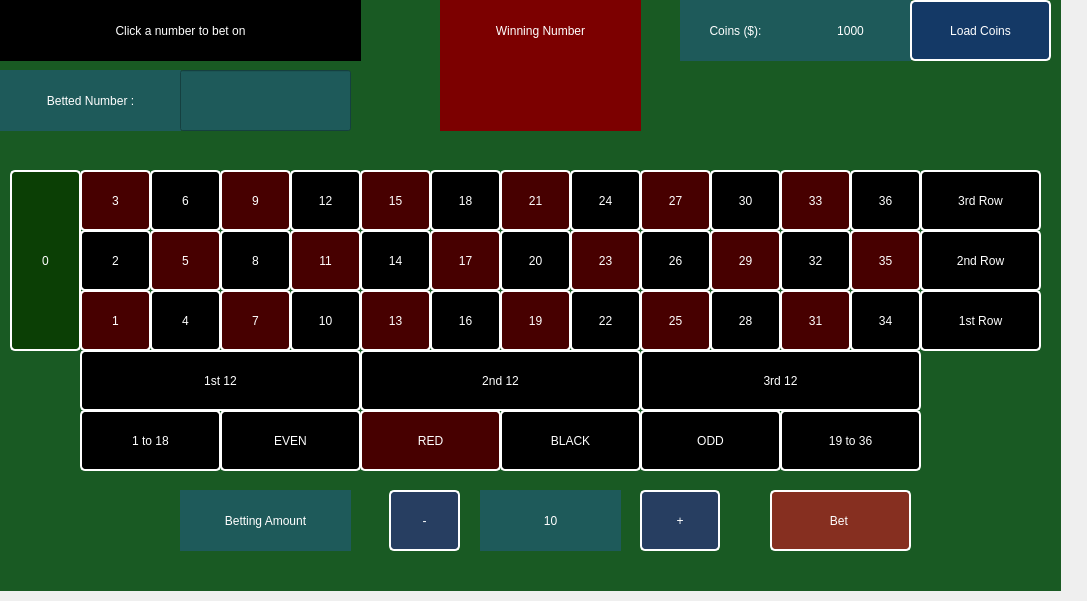
<?xml version="1.0" encoding="UTF-8"?>
<ui version="4.0">
 <class>Roulette</class>
 <widget class="QWidget" name="Roulette">
  <property name="geometry">
   <rect>
    <x>0</x>
    <y>0</y>
    <width>1087</width>
    <height>601</height>
   </rect>
  </property>
  <property name="windowTitle">
   <string>Form</string>
  </property>
  <widget class="QLabel" name="main_label">
   <property name="geometry">
    <rect>
     <x>0</x>
     <y>0</y>
     <width>1061</width>
     <height>591</height>
    </rect>
   </property>
   <property name="styleSheet">
    <string notr="true">background-color: rgb(25, 90, 35);</string>
   </property>
   <property name="text">
    <string/>
   </property>
  </widget>
  <widget class="QLabel" name="win">
   <property name="geometry">
    <rect>
     <x>440</x>
     <y>0</y>
     <width>201</width>
     <height>61</height>
    </rect>
   </property>
   <property name="styleSheet">
    <string notr="true">color: rgb(255, 255, 255);
background-color: rgb(124, 0, 0);
font: 700 15pt &quot;Segoe UI&quot;;</string>
   </property>
   <property name="text">
    <string>Winning Number</string>
   </property>
   <property name="alignment">
    <set>Qt::AlignCenter</set>
   </property>
  </widget>
  <widget class="QLabel" name="winningNumber">
   <property name="geometry">
    <rect>
     <x>440</x>
     <y>60</y>
     <width>201</width>
     <height>71</height>
    </rect>
   </property>
   <property name="styleSheet">
    <string notr="true">color: rgb(255, 255, 255);
font: 700 30pt &quot;Segoe UI&quot;;
background-color: rgb(124, 0, 0);</string>
   </property>
   <property name="text">
    <string/>
   </property>
   <property name="alignment">
    <set>Qt::AlignCenter</set>
   </property>
  </widget>
  <widget class="QLabel" name="clickNumber">
   <property name="geometry">
    <rect>
     <x>0</x>
     <y>0</y>
     <width>361</width>
     <height>61</height>
    </rect>
   </property>
   <property name="styleSheet">
    <string notr="true">color: rgb(255, 255, 255);
background-color: rgb(0, 0, 0);
font: 700 15pt &quot;Segoe UI&quot;;</string>
   </property>
   <property name="text">
    <string>Click a number to bet on</string>
   </property>
   <property name="alignment">
    <set>Qt::AlignCenter</set>
   </property>
  </widget>
  <widget class="QLabel" name="CoinsRemaining">
   <property name="geometry">
    <rect>
     <x>680</x>
     <y>0</y>
     <width>111</width>
     <height>61</height>
    </rect>
   </property>
   <property name="styleSheet">
    <string notr="true">color: rgb(255, 255, 255);
font: 700 15pt &quot;Segoe UI&quot;;
background-color: rgb(30, 90, 90);</string>
   </property>
   <property name="text">
    <string>Coins ($):</string>
   </property>
   <property name="alignment">
    <set>Qt::AlignCenter</set>
   </property>
  </widget>
  <widget class="QLabel" name="Coins">
   <property name="geometry">
    <rect>
     <x>790</x>
     <y>0</y>
     <width>121</width>
     <height>61</height>
    </rect>
   </property>
   <property name="styleSheet">
    <string notr="true">color: rgb(255, 255, 255);
font: 700 15pt &quot;Segoe UI&quot;;
background-color: rgb(30, 90, 90);</string>
   </property>
   <property name="text">
    <string> 1000 </string>
   </property>
   <property name="alignment">
    <set>Qt::AlignCenter</set>
   </property>
  </widget>
  <widget class="QLabel" name="BettingAmountText">
   <property name="geometry">
    <rect>
     <x>180</x>
     <y>490</y>
     <width>171</width>
     <height>61</height>
    </rect>
   </property>
   <property name="styleSheet">
    <string notr="true">color: rgb(255, 255, 255);
font: 700 15pt &quot;Segoe UI&quot;;
background-color: rgb(30, 90, 90);</string>
   </property>
   <property name="text">
    <string>Betting Amount</string>
   </property>
   <property name="alignment">
    <set>Qt::AlignCenter</set>
   </property>
  </widget>
  <widget class="QPushButton" name="pushButton_Bet">
   <property name="geometry">
    <rect>
     <x>770</x>
     <y>490</y>
     <width>141</width>
     <height>61</height>
    </rect>
   </property>
   <property name="styleSheet">
    <string notr="true">/* Default QPushButton style */
QPushButton {
    color: rgb(255, 255, 255);
    font: 700 20pt &quot;Segoe UI&quot;;
    background-color: rgb(134, 47, 32);
    border: 2px solid white;
    border-radius: 5px;
}

/* Style for QPushButton when hovered */
QPushButton:hover {
    background-color: rgb(160, 57, 40); /* Slightly lighter color on hover */
}

/* Style for QPushButton when pressed */
QPushButton:pressed {
    background-color: rgb(100, 35, 25); /* Darker color when pressed */
}
</string>
   </property>
   <property name="text">
    <string>Bet </string>
   </property>
  </widget>
  <widget class="QPushButton" name="pushButton03">
   <property name="geometry">
    <rect>
     <x>80</x>
     <y>170</y>
     <width>71</width>
     <height>61</height>
    </rect>
   </property>
   <property name="styleSheet">
    <string notr="true">QPushButton{
    color: rgb(255, 255, 255);
    font: 700 20pt &quot;Segoe UI&quot;;
    background-color: rgb(71, 0, 0);
    border: 2px solid white;
    border-radius: 5px;
}

QPushButton:hover{
    
	background-color: rgb(135, 49, 255);
}

QPushButton:pressed{
	
	background-color: rgb(255, 0, 4);
}</string>
   </property>
   <property name="text">
    <string>3</string>
   </property>
  </widget>
  <widget class="QPushButton" name="pushButton01">
   <property name="geometry">
    <rect>
     <x>80</x>
     <y>290</y>
     <width>71</width>
     <height>61</height>
    </rect>
   </property>
   <property name="styleSheet">
    <string notr="true">QPushButton{
    color: rgb(255, 255, 255);
    font: 700 20pt &quot;Segoe UI&quot;;
    background-color: rgb(71, 0, 0);
    border: 2px solid white;
    border-radius: 5px;
}

QPushButton:hover{
    
	background-color: rgb(135, 49, 255);
}

QPushButton:pressed{
	
	background-color: rgb(255, 0, 4);
}</string>
   </property>
   <property name="text">
    <string>1</string>
   </property>
  </widget>
  <widget class="QPushButton" name="pushButton05">
   <property name="geometry">
    <rect>
     <x>150</x>
     <y>230</y>
     <width>71</width>
     <height>61</height>
    </rect>
   </property>
   <property name="styleSheet">
    <string notr="true">QPushButton{
    color: rgb(255, 255, 255);
    font: 700 20pt &quot;Segoe UI&quot;;
    background-color: rgb(71, 0, 0);
    border: 2px solid white;
    border-radius: 5px;
}

QPushButton:hover{
    
	background-color: rgb(135, 49, 255);
}

QPushButton:pressed{
	
	background-color: rgb(255, 0, 4);
}</string>
   </property>
   <property name="text">
    <string>5</string>
   </property>
  </widget>
  <widget class="QPushButton" name="pushButton07">
   <property name="geometry">
    <rect>
     <x>220</x>
     <y>290</y>
     <width>71</width>
     <height>61</height>
    </rect>
   </property>
   <property name="styleSheet">
    <string notr="true">QPushButton{
    color: rgb(255, 255, 255);
    font: 700 20pt &quot;Segoe UI&quot;;
    background-color: rgb(71, 0, 0);
    border: 2px solid white;
    border-radius: 5px;
}

QPushButton:hover{
    
	background-color: rgb(135, 49, 255);
}

QPushButton:pressed{
	
	background-color: rgb(255, 0, 4);
}</string>
   </property>
   <property name="text">
    <string>7</string>
   </property>
  </widget>
  <widget class="QPushButton" name="pushButton09">
   <property name="geometry">
    <rect>
     <x>220</x>
     <y>170</y>
     <width>71</width>
     <height>61</height>
    </rect>
   </property>
   <property name="styleSheet">
    <string notr="true">QPushButton{
    color: rgb(255, 255, 255);
    font: 700 20pt &quot;Segoe UI&quot;;
    background-color: rgb(71, 0, 0);
    border: 2px solid white;
    border-radius: 5px;
}

QPushButton:hover{
    
	background-color: rgb(135, 49, 255);
}

QPushButton:pressed{
	
	background-color: rgb(255, 0, 4);
}</string>
   </property>
   <property name="text">
    <string>9</string>
   </property>
  </widget>
  <widget class="QPushButton" name="pushButton11">
   <property name="geometry">
    <rect>
     <x>290</x>
     <y>230</y>
     <width>71</width>
     <height>61</height>
    </rect>
   </property>
   <property name="styleSheet">
    <string notr="true">QPushButton{
    color: rgb(255, 255, 255);
    font: 700 20pt &quot;Segoe UI&quot;;
    background-color: rgb(71, 0, 0);
    border: 2px solid white;
    border-radius: 5px;
}

QPushButton:hover{
    
	background-color: rgb(135, 49, 255);
}

QPushButton:pressed{
	
	background-color: rgb(255, 0, 4);
}</string>
   </property>
   <property name="text">
    <string>11</string>
   </property>
  </widget>
  <widget class="QPushButton" name="pushButton13">
   <property name="geometry">
    <rect>
     <x>360</x>
     <y>290</y>
     <width>71</width>
     <height>61</height>
    </rect>
   </property>
   <property name="styleSheet">
    <string notr="true">QPushButton{
    color: rgb(255, 255, 255);
    font: 700 20pt &quot;Segoe UI&quot;;
    background-color: rgb(71, 0, 0);
    border: 2px solid white;
    border-radius: 5px;
}

QPushButton:hover{
    
	background-color: rgb(135, 49, 255);
}

QPushButton:pressed{
	
	background-color: rgb(255, 0, 4);
}</string>
   </property>
   <property name="text">
    <string>13</string>
   </property>
  </widget>
  <widget class="QPushButton" name="pushButton15">
   <property name="geometry">
    <rect>
     <x>360</x>
     <y>170</y>
     <width>71</width>
     <height>61</height>
    </rect>
   </property>
   <property name="styleSheet">
    <string notr="true">QPushButton{
    color: rgb(255, 255, 255);
    font: 700 20pt &quot;Segoe UI&quot;;
    background-color: rgb(71, 0, 0);
    border: 2px solid white;
    border-radius: 5px;
}

QPushButton:hover{
    
	background-color: rgb(135, 49, 255);
}

QPushButton:pressed{
	
	background-color: rgb(255, 0, 4);
}</string>
   </property>
   <property name="text">
    <string>15</string>
   </property>
  </widget>
  <widget class="QPushButton" name="pushButton17">
   <property name="geometry">
    <rect>
     <x>430</x>
     <y>230</y>
     <width>71</width>
     <height>61</height>
    </rect>
   </property>
   <property name="styleSheet">
    <string notr="true">QPushButton{
    color: rgb(255, 255, 255);
    font: 700 20pt &quot;Segoe UI&quot;;
    background-color: rgb(71, 0, 0);
    border: 2px solid white;
    border-radius: 5px;
}

QPushButton:hover{
    
	background-color: rgb(135, 49, 255);
}

QPushButton:pressed{
	
	background-color: rgb(255, 0, 4);
}</string>
   </property>
   <property name="text">
    <string>17</string>
   </property>
  </widget>
  <widget class="QPushButton" name="pushButton19">
   <property name="geometry">
    <rect>
     <x>500</x>
     <y>290</y>
     <width>71</width>
     <height>61</height>
    </rect>
   </property>
   <property name="styleSheet">
    <string notr="true">QPushButton{
    color: rgb(255, 255, 255);
    font: 700 20pt &quot;Segoe UI&quot;;
    background-color: rgb(71, 0, 0);
    border: 2px solid white;
    border-radius: 5px;
}

QPushButton:hover{
    
	background-color: rgb(135, 49, 255);
}

QPushButton:pressed{
	
	background-color: rgb(255, 0, 4);
}</string>
   </property>
   <property name="text">
    <string>19</string>
   </property>
  </widget>
  <widget class="QPushButton" name="pushButton21">
   <property name="geometry">
    <rect>
     <x>500</x>
     <y>170</y>
     <width>71</width>
     <height>61</height>
    </rect>
   </property>
   <property name="styleSheet">
    <string notr="true">QPushButton{
    color: rgb(255, 255, 255);
    font: 700 20pt &quot;Segoe UI&quot;;
    background-color: rgb(71, 0, 0);
    border: 2px solid white;
    border-radius: 5px;
}

QPushButton:hover{
    
	background-color: rgb(135, 49, 255);
}

QPushButton:pressed{
	
	background-color: rgb(255, 0, 4);
}</string>
   </property>
   <property name="text">
    <string>21</string>
   </property>
  </widget>
  <widget class="QPushButton" name="pushButton23">
   <property name="geometry">
    <rect>
     <x>570</x>
     <y>230</y>
     <width>71</width>
     <height>61</height>
    </rect>
   </property>
   <property name="styleSheet">
    <string notr="true">QPushButton{
    color: rgb(255, 255, 255);
    font: 700 20pt &quot;Segoe UI&quot;;
    background-color: rgb(71, 0, 0);
    border: 2px solid white;
    border-radius: 5px;
}

QPushButton:hover{
    
	background-color: rgb(135, 49, 255);
}

QPushButton:pressed{
	
	background-color: rgb(255, 0, 4);
}</string>
   </property>
   <property name="text">
    <string>23</string>
   </property>
  </widget>
  <widget class="QPushButton" name="pushButton25">
   <property name="geometry">
    <rect>
     <x>640</x>
     <y>290</y>
     <width>71</width>
     <height>61</height>
    </rect>
   </property>
   <property name="styleSheet">
    <string notr="true">QPushButton{
    color: rgb(255, 255, 255);
    font: 700 20pt &quot;Segoe UI&quot;;
    background-color: rgb(71, 0, 0);
    border: 2px solid white;
    border-radius: 5px;
}

QPushButton:hover{
    
	background-color: rgb(135, 49, 255);
}

QPushButton:pressed{
	
	background-color: rgb(255, 0, 4);
}</string>
   </property>
   <property name="text">
    <string>25</string>
   </property>
  </widget>
  <widget class="QPushButton" name="pushButton27">
   <property name="geometry">
    <rect>
     <x>640</x>
     <y>170</y>
     <width>71</width>
     <height>61</height>
    </rect>
   </property>
   <property name="styleSheet">
    <string notr="true">QPushButton{
    color: rgb(255, 255, 255);
    font: 700 20pt &quot;Segoe UI&quot;;
    background-color: rgb(71, 0, 0);
    border: 2px solid white;
    border-radius: 5px;
}

QPushButton:hover{
    
	background-color: rgb(135, 49, 255);
}

QPushButton:pressed{
	
	background-color: rgb(255, 0, 4);
}</string>
   </property>
   <property name="text">
    <string>27</string>
   </property>
  </widget>
  <widget class="QPushButton" name="pushButton29">
   <property name="geometry">
    <rect>
     <x>710</x>
     <y>230</y>
     <width>71</width>
     <height>61</height>
    </rect>
   </property>
   <property name="styleSheet">
    <string notr="true">QPushButton{
    color: rgb(255, 255, 255);
    font: 700 20pt &quot;Segoe UI&quot;;
    background-color: rgb(71, 0, 0);
    border: 2px solid white;
    border-radius: 5px;
}

QPushButton:hover{
    
	background-color: rgb(135, 49, 255);
}

QPushButton:pressed{
	
	background-color: rgb(255, 0, 4);
}</string>
   </property>
   <property name="text">
    <string>29</string>
   </property>
  </widget>
  <widget class="QPushButton" name="pushButton31">
   <property name="geometry">
    <rect>
     <x>780</x>
     <y>290</y>
     <width>71</width>
     <height>61</height>
    </rect>
   </property>
   <property name="styleSheet">
    <string notr="true">QPushButton{
    color: rgb(255, 255, 255);
    font: 700 20pt &quot;Segoe UI&quot;;
    background-color: rgb(71, 0, 0);
    border: 2px solid white;
    border-radius: 5px;
}

QPushButton:hover{
    
	background-color: rgb(135, 49, 255);
}

QPushButton:pressed{
	
	background-color: rgb(255, 0, 4);
}</string>
   </property>
   <property name="text">
    <string>31</string>
   </property>
  </widget>
  <widget class="QPushButton" name="pushButton33">
   <property name="geometry">
    <rect>
     <x>780</x>
     <y>170</y>
     <width>71</width>
     <height>61</height>
    </rect>
   </property>
   <property name="styleSheet">
    <string notr="true">QPushButton{
    color: rgb(255, 255, 255);
    font: 700 20pt &quot;Segoe UI&quot;;
    background-color: rgb(71, 0, 0);
    border: 2px solid white;
    border-radius: 5px;
}

QPushButton:hover{
    
	background-color: rgb(135, 49, 255);
}

QPushButton:pressed{
	
	background-color: rgb(255, 0, 4);
}</string>
   </property>
   <property name="text">
    <string>33</string>
   </property>
  </widget>
  <widget class="QPushButton" name="pushButton35">
   <property name="geometry">
    <rect>
     <x>850</x>
     <y>230</y>
     <width>71</width>
     <height>61</height>
    </rect>
   </property>
   <property name="styleSheet">
    <string notr="true">QPushButton{
    color: rgb(255, 255, 255);
    font: 700 20pt &quot;Segoe UI&quot;;
    background-color: rgb(71, 0, 0);
    border: 2px solid white;
    border-radius: 5px;
}

QPushButton:hover{
    
	background-color: rgb(135, 49, 255);
}

QPushButton:pressed{
	
	background-color: rgb(255, 0, 4);
}</string>
   </property>
   <property name="text">
    <string>35</string>
   </property>
  </widget>
  <widget class="QPushButton" name="pushButton02">
   <property name="geometry">
    <rect>
     <x>80</x>
     <y>230</y>
     <width>71</width>
     <height>61</height>
    </rect>
   </property>
   <property name="styleSheet">
    <string notr="true">QPushButton{
    color: rgb(255, 255, 255);
    font: 700 20pt &quot;Segoe UI&quot;;
    background-color: rgb(0, 0, 0);
    border: 2px solid white;
    border-radius: 5px;
}

QPushButton:hover{
    
	background-color: rgb(135, 49, 255);
}

QPushButton:pressed{
	
	background-color: rgb(255, 0, 4);
}</string>
   </property>
   <property name="text">
    <string>2</string>
   </property>
  </widget>
  <widget class="QPushButton" name="pushButton04">
   <property name="geometry">
    <rect>
     <x>150</x>
     <y>290</y>
     <width>71</width>
     <height>61</height>
    </rect>
   </property>
   <property name="styleSheet">
    <string notr="true">QPushButton{
    color: rgb(255, 255, 255);
    font: 700 20pt &quot;Segoe UI&quot;;
    background-color: rgb(0, 0, 0);
    border: 2px solid white;
    border-radius: 5px;
}

QPushButton:hover{
    
	background-color: rgb(135, 49, 255);
}

QPushButton:pressed{
	
	background-color: rgb(255, 0, 4);
}</string>
   </property>
   <property name="text">
    <string>4</string>
   </property>
  </widget>
  <widget class="QPushButton" name="pushButton06">
   <property name="geometry">
    <rect>
     <x>150</x>
     <y>170</y>
     <width>71</width>
     <height>61</height>
    </rect>
   </property>
   <property name="styleSheet">
    <string notr="true">QPushButton{
    color: rgb(255, 255, 255);
    font: 700 20pt &quot;Segoe UI&quot;;
    background-color: rgb(0, 0, 0);
    border: 2px solid white;
    border-radius: 5px;
}

QPushButton:hover{
    
	background-color: rgb(135, 49, 255);
}

QPushButton:pressed{
	
	background-color: rgb(255, 0, 4);
}</string>
   </property>
   <property name="text">
    <string>6</string>
   </property>
  </widget>
  <widget class="QPushButton" name="pushButton08">
   <property name="geometry">
    <rect>
     <x>220</x>
     <y>230</y>
     <width>71</width>
     <height>61</height>
    </rect>
   </property>
   <property name="styleSheet">
    <string notr="true">QPushButton{
    color: rgb(255, 255, 255);
    font: 700 20pt &quot;Segoe UI&quot;;
    background-color: rgb(0, 0, 0);
    border: 2px solid white;
    border-radius: 5px;
}

QPushButton:hover{
    
	background-color: rgb(135, 49, 255);
}

QPushButton:pressed{
	
	background-color: rgb(255, 0, 4);
}</string>
   </property>
   <property name="text">
    <string>8</string>
   </property>
  </widget>
  <widget class="QPushButton" name="pushButton12">
   <property name="geometry">
    <rect>
     <x>290</x>
     <y>170</y>
     <width>71</width>
     <height>61</height>
    </rect>
   </property>
   <property name="styleSheet">
    <string notr="true">QPushButton{
    color: rgb(255, 255, 255);
    font: 700 20pt &quot;Segoe UI&quot;;
    background-color: rgb(0, 0, 0);
    border: 2px solid white;
    border-radius: 5px;
}

QPushButton:hover{
    
	background-color: rgb(135, 49, 255);
}

QPushButton:pressed{
	
	background-color: rgb(255, 0, 4);
}</string>
   </property>
   <property name="text">
    <string>12</string>
   </property>
  </widget>
  <widget class="QPushButton" name="pushButton10">
   <property name="geometry">
    <rect>
     <x>290</x>
     <y>290</y>
     <width>71</width>
     <height>61</height>
    </rect>
   </property>
   <property name="styleSheet">
    <string notr="true">QPushButton{
    color: rgb(255, 255, 255);
    font: 700 20pt &quot;Segoe UI&quot;;
    background-color: rgb(0, 0, 0);
    border: 2px solid white;
    border-radius: 5px;
}

QPushButton:hover{
    
	background-color: rgb(135, 49, 255);
}

QPushButton:pressed{
	
	background-color: rgb(255, 0, 4);
}</string>
   </property>
   <property name="text">
    <string>10</string>
   </property>
  </widget>
  <widget class="QPushButton" name="pushButton14">
   <property name="geometry">
    <rect>
     <x>360</x>
     <y>230</y>
     <width>71</width>
     <height>61</height>
    </rect>
   </property>
   <property name="styleSheet">
    <string notr="true">QPushButton{
    color: rgb(255, 255, 255);
    font: 700 20pt &quot;Segoe UI&quot;;
    background-color: rgb(0, 0, 0);
    border: 2px solid white;
    border-radius: 5px;
}

QPushButton:hover{
    
	background-color: rgb(135, 49, 255);
}

QPushButton:pressed{
	
	background-color: rgb(255, 0, 4);
}</string>
   </property>
   <property name="text">
    <string>14</string>
   </property>
  </widget>
  <widget class="QPushButton" name="pushButton18">
   <property name="geometry">
    <rect>
     <x>430</x>
     <y>170</y>
     <width>71</width>
     <height>61</height>
    </rect>
   </property>
   <property name="styleSheet">
    <string notr="true">QPushButton{
    color: rgb(255, 255, 255);
    font: 700 20pt &quot;Segoe UI&quot;;
    background-color: rgb(0, 0, 0);
    border: 2px solid white;
    border-radius: 5px;
}

QPushButton:hover{
    
	background-color: rgb(135, 49, 255);
}

QPushButton:pressed{
	
	background-color: rgb(255, 0, 4);
}</string>
   </property>
   <property name="text">
    <string>18</string>
   </property>
  </widget>
  <widget class="QPushButton" name="pushButton16">
   <property name="geometry">
    <rect>
     <x>430</x>
     <y>290</y>
     <width>71</width>
     <height>61</height>
    </rect>
   </property>
   <property name="styleSheet">
    <string notr="true">QPushButton{
    color: rgb(255, 255, 255);
    font: 700 20pt &quot;Segoe UI&quot;;
    background-color: rgb(0, 0, 0);
    border: 2px solid white;
    border-radius: 5px;
}

QPushButton:hover{
    
	background-color: rgb(135, 49, 255);
}

QPushButton:pressed{
	
	background-color: rgb(255, 0, 4);
}</string>
   </property>
   <property name="text">
    <string>16</string>
   </property>
  </widget>
  <widget class="QPushButton" name="pushButton20">
   <property name="geometry">
    <rect>
     <x>500</x>
     <y>230</y>
     <width>71</width>
     <height>61</height>
    </rect>
   </property>
   <property name="styleSheet">
    <string notr="true">QPushButton{
    color: rgb(255, 255, 255);
    font: 700 20pt &quot;Segoe UI&quot;;
    background-color: rgb(0, 0, 0);
    border: 2px solid white;
    border-radius: 5px;
}

QPushButton:hover{
    
	background-color: rgb(135, 49, 255);
}

QPushButton:pressed{
	
	background-color: rgb(255, 0, 4);
}</string>
   </property>
   <property name="text">
    <string>20</string>
   </property>
  </widget>
  <widget class="QPushButton" name="pushButton24">
   <property name="geometry">
    <rect>
     <x>570</x>
     <y>170</y>
     <width>71</width>
     <height>61</height>
    </rect>
   </property>
   <property name="styleSheet">
    <string notr="true">QPushButton{
    color: rgb(255, 255, 255);
    font: 700 20pt &quot;Segoe UI&quot;;
    background-color: rgb(0, 0, 0);
    border: 2px solid white;
    border-radius: 5px;
}

QPushButton:hover{
    
	background-color: rgb(135, 49, 255);
}

QPushButton:pressed{
	
	background-color: rgb(255, 0, 4);
}</string>
   </property>
   <property name="text">
    <string>24</string>
   </property>
  </widget>
  <widget class="QPushButton" name="pushButton22">
   <property name="geometry">
    <rect>
     <x>570</x>
     <y>290</y>
     <width>71</width>
     <height>61</height>
    </rect>
   </property>
   <property name="styleSheet">
    <string notr="true">QPushButton{
    color: rgb(255, 255, 255);
    font: 700 20pt &quot;Segoe UI&quot;;
    background-color: rgb(0, 0, 0);
    border: 2px solid white;
    border-radius: 5px;
}

QPushButton:hover{
    
	background-color: rgb(135, 49, 255);
}

QPushButton:pressed{
	
	background-color: rgb(255, 0, 4);
}</string>
   </property>
   <property name="text">
    <string>22</string>
   </property>
  </widget>
  <widget class="QPushButton" name="pushButton26">
   <property name="geometry">
    <rect>
     <x>640</x>
     <y>230</y>
     <width>71</width>
     <height>61</height>
    </rect>
   </property>
   <property name="styleSheet">
    <string notr="true">QPushButton{
    color: rgb(255, 255, 255);
    font: 700 20pt &quot;Segoe UI&quot;;
    background-color: rgb(0, 0, 0);
    border: 2px solid white;
    border-radius: 5px;
}

QPushButton:hover{
    
	background-color: rgb(135, 49, 255);
}

QPushButton:pressed{
	
	background-color: rgb(255, 0, 4);
}</string>
   </property>
   <property name="text">
    <string>26</string>
   </property>
  </widget>
  <widget class="QPushButton" name="pushButton30">
   <property name="geometry">
    <rect>
     <x>710</x>
     <y>170</y>
     <width>71</width>
     <height>61</height>
    </rect>
   </property>
   <property name="styleSheet">
    <string notr="true">QPushButton{
    color: rgb(255, 255, 255);
    font: 700 20pt &quot;Segoe UI&quot;;
    background-color: rgb(0, 0, 0);
    border: 2px solid white;
    border-radius: 5px;
}

QPushButton:hover{
    
	background-color: rgb(135, 49, 255);
}

QPushButton:pressed{
	
	background-color: rgb(255, 0, 4);
}</string>
   </property>
   <property name="text">
    <string>30</string>
   </property>
  </widget>
  <widget class="QPushButton" name="pushButton28">
   <property name="geometry">
    <rect>
     <x>710</x>
     <y>290</y>
     <width>71</width>
     <height>61</height>
    </rect>
   </property>
   <property name="styleSheet">
    <string notr="true">QPushButton{
    color: rgb(255, 255, 255);
    font: 700 20pt &quot;Segoe UI&quot;;
    background-color: rgb(0, 0, 0);
    border: 2px solid white;
    border-radius: 5px;
}

QPushButton:hover{
    
	background-color: rgb(135, 49, 255);
}

QPushButton:pressed{
	
	background-color: rgb(255, 0, 4);
}</string>
   </property>
   <property name="text">
    <string>28</string>
   </property>
  </widget>
  <widget class="QPushButton" name="pushButton32">
   <property name="geometry">
    <rect>
     <x>780</x>
     <y>230</y>
     <width>71</width>
     <height>61</height>
    </rect>
   </property>
   <property name="styleSheet">
    <string notr="true">QPushButton{
    color: rgb(255, 255, 255);
    font: 700 20pt &quot;Segoe UI&quot;;
    background-color: rgb(0, 0, 0);
    border: 2px solid white;
    border-radius: 5px;
}

QPushButton:hover{
    
	background-color: rgb(135, 49, 255);
}

QPushButton:pressed{
	
	background-color: rgb(255, 0, 4);
}</string>
   </property>
   <property name="text">
    <string>32</string>
   </property>
  </widget>
  <widget class="QPushButton" name="pushButton34">
   <property name="geometry">
    <rect>
     <x>850</x>
     <y>290</y>
     <width>71</width>
     <height>61</height>
    </rect>
   </property>
   <property name="styleSheet">
    <string notr="true">QPushButton{
    color: rgb(255, 255, 255);
    font: 700 20pt &quot;Segoe UI&quot;;
    background-color: rgb(0, 0, 0);
    border: 2px solid white;
    border-radius: 5px;
}

QPushButton:hover{
    
	background-color: rgb(135, 49, 255);
}

QPushButton:pressed{
	
	background-color: rgb(255, 0, 4);
}</string>
   </property>
   <property name="text">
    <string>34</string>
   </property>
  </widget>
  <widget class="QPushButton" name="pushButton36">
   <property name="geometry">
    <rect>
     <x>850</x>
     <y>170</y>
     <width>71</width>
     <height>61</height>
    </rect>
   </property>
   <property name="styleSheet">
    <string notr="true">QPushButton{
    color: rgb(255, 255, 255);
    font: 700 20pt &quot;Segoe UI&quot;;
    background-color: rgb(0, 0, 0);
    border: 2px solid white;
    border-radius: 5px;
}

QPushButton:hover{
    
	background-color: rgb(135, 49, 255);
}

QPushButton:pressed{
	
	background-color: rgb(255, 0, 4);
}</string>
   </property>
   <property name="text">
    <string>36</string>
   </property>
  </widget>
  <widget class="QPushButton" name="pushButton_3rd12">
   <property name="geometry">
    <rect>
     <x>640</x>
     <y>350</y>
     <width>281</width>
     <height>61</height>
    </rect>
   </property>
   <property name="styleSheet">
    <string notr="true">QPushButton{
    color: rgb(255, 255, 255);
    font: 700 20pt &quot;Segoe UI&quot;;
    background-color: rgb(0, 0, 0);
    border: 2px solid white;
    border-radius: 5px;
}

QPushButton:hover{
    
	background-color: rgb(135, 49, 255);
}

QPushButton:pressed{
	
	background-color: rgb(255, 0, 4);
}</string>
   </property>
   <property name="text">
    <string>3rd 12</string>
   </property>
  </widget>
  <widget class="QPushButton" name="pushButton_2nd12">
   <property name="geometry">
    <rect>
     <x>360</x>
     <y>350</y>
     <width>281</width>
     <height>61</height>
    </rect>
   </property>
   <property name="styleSheet">
    <string notr="true">QPushButton{
    color: rgb(255, 255, 255);
    font: 700 20pt &quot;Segoe UI&quot;;
    background-color: rgb(0, 0, 0);
    border: 2px solid white;
    border-radius: 5px;
}

QPushButton:hover{
    
	background-color: rgb(135, 49, 255);
}

QPushButton:pressed{
	
	background-color: rgb(255, 0, 4);
}</string>
   </property>
   <property name="text">
    <string>2nd 12</string>
   </property>
  </widget>
  <widget class="QPushButton" name="pushButton_1st12">
   <property name="geometry">
    <rect>
     <x>80</x>
     <y>350</y>
     <width>281</width>
     <height>61</height>
    </rect>
   </property>
   <property name="styleSheet">
    <string notr="true">QPushButton{
    color: rgb(255, 255, 255);
    font: 700 20pt &quot;Segoe UI&quot;;
    background-color: rgb(0, 0, 0);
    border: 2px solid white;
    border-radius: 5px;
}

QPushButton:hover{
    
	background-color: rgb(135, 49, 255);
}

QPushButton:pressed{
	
	background-color: rgb(255, 0, 4);
}</string>
   </property>
   <property name="text">
    <string>1st 12</string>
   </property>
  </widget>
  <widget class="QPushButton" name="pushButton_1to18">
   <property name="geometry">
    <rect>
     <x>80</x>
     <y>410</y>
     <width>141</width>
     <height>61</height>
    </rect>
   </property>
   <property name="styleSheet">
    <string notr="true">QPushButton{
    color: rgb(255, 255, 255);
    font: 700 20pt &quot;Segoe UI&quot;;
    background-color: rgb(0, 0, 0);
    border: 2px solid white;
    border-radius: 5px;
}

QPushButton:hover{
    
	background-color: rgb(135, 49, 255);
}

QPushButton:pressed{
	
	background-color: rgb(255, 0, 4);
}</string>
   </property>
   <property name="text">
    <string>1 to 18</string>
   </property>
  </widget>
  <widget class="QPushButton" name="pushButton_Even">
   <property name="geometry">
    <rect>
     <x>220</x>
     <y>410</y>
     <width>141</width>
     <height>61</height>
    </rect>
   </property>
   <property name="styleSheet">
    <string notr="true">QPushButton{
    color: rgb(255, 255, 255);
    font: 700 20pt &quot;Segoe UI&quot;;
    background-color: rgb(0, 0, 0);
    border: 2px solid white;
    border-radius: 5px;
}

QPushButton:hover{
    
	background-color: rgb(135, 49, 255);
}

QPushButton:pressed{
	
	background-color: rgb(255, 0, 4);
}</string>
   </property>
   <property name="text">
    <string>EVEN</string>
   </property>
  </widget>
  <widget class="QPushButton" name="pushButton_Black">
   <property name="geometry">
    <rect>
     <x>500</x>
     <y>410</y>
     <width>141</width>
     <height>61</height>
    </rect>
   </property>
   <property name="styleSheet">
    <string notr="true">QPushButton{
    color: rgb(255, 255, 255);
    font: 700 20pt &quot;Segoe UI&quot;;
    background-color: rgb(0, 0, 0);
    border: 2px solid white;
    border-radius: 5px;
}

QPushButton:hover{
    
	background-color: rgb(135, 49, 255);
}

QPushButton:pressed{
	
	background-color: rgb(255, 0, 4);
}</string>
   </property>
   <property name="text">
    <string>BLACK</string>
   </property>
  </widget>
  <widget class="QPushButton" name="pushButton_Odd">
   <property name="geometry">
    <rect>
     <x>640</x>
     <y>410</y>
     <width>141</width>
     <height>61</height>
    </rect>
   </property>
   <property name="styleSheet">
    <string notr="true">QPushButton{
    color: rgb(255, 255, 255);
    font: 700 20pt &quot;Segoe UI&quot;;
    background-color: rgb(0, 0, 0);
    border: 2px solid white;
    border-radius: 5px;
}

QPushButton:hover{
    
	background-color: rgb(135, 49, 255);
}

QPushButton:pressed{
	
	background-color: rgb(255, 0, 4);
}</string>
   </property>
   <property name="text">
    <string>ODD</string>
   </property>
  </widget>
  <widget class="QPushButton" name="pushButton_19to36">
   <property name="geometry">
    <rect>
     <x>780</x>
     <y>410</y>
     <width>141</width>
     <height>61</height>
    </rect>
   </property>
   <property name="styleSheet">
    <string notr="true">QPushButton{
    color: rgb(255, 255, 255);
    font: 700 20pt &quot;Segoe UI&quot;;
    background-color: rgb(0, 0, 0);
    border: 2px solid white;
    border-radius: 5px;
}

QPushButton:hover{
    
	background-color: rgb(135, 49, 255);
}

QPushButton:pressed{
	
	background-color: rgb(255, 0, 4);
}</string>
   </property>
   <property name="text">
    <string>19 to 36</string>
   </property>
  </widget>
  <widget class="QPushButton" name="pushButton_Red">
   <property name="geometry">
    <rect>
     <x>360</x>
     <y>410</y>
     <width>141</width>
     <height>61</height>
    </rect>
   </property>
   <property name="styleSheet">
    <string notr="true">QPushButton{
    color: rgb(255, 255, 255);
    font: 700 20pt &quot;Segoe UI&quot;;
    background-color: rgb(71, 0, 0);
    border: 2px solid white;
    border-radius: 5px;
}

QPushButton:hover{
    
	background-color: rgb(135, 49, 255);
}

QPushButton:pressed{
	
	background-color: rgb(255, 0, 4);
}</string>
   </property>
   <property name="text">
    <string>RED</string>
   </property>
  </widget>
  <widget class="QPushButton" name="pushButton00">
   <property name="geometry">
    <rect>
     <x>10</x>
     <y>170</y>
     <width>71</width>
     <height>181</height>
    </rect>
   </property>
   <property name="styleSheet">
    <string notr="true">QPushButton{
   color: rgb(255, 255, 255);
   font: 700 20pt &quot;Segoe UI&quot;;
   background-color: rgb(11, 63, 5);
   border: 2px solid white;
   border-radius: 5px;
}

QPushButton:hover{
    
	background-color: rgb(135, 49, 255);
}

QPushButton:pressed{
	
	background-color: rgb(11, 63, 5);
}</string>
   </property>
   <property name="text">
    <string>0</string>
   </property>
  </widget>
  <widget class="QPushButton" name="pushButton_3rdRow">
   <property name="geometry">
    <rect>
     <x>920</x>
     <y>170</y>
     <width>121</width>
     <height>61</height>
    </rect>
   </property>
   <property name="styleSheet">
    <string notr="true">QPushButton{
    color: rgb(255, 255, 255);
    font: 700 20pt &quot;Segoe UI&quot;;
    background-color: rgb(0, 0, 0);
    border: 2px solid white;
    border-radius: 5px;
}

QPushButton:hover{
    
	background-color: rgb(135, 49, 255);
}

QPushButton:pressed{
	
	background-color: rgb(255, 0, 4);
}</string>
   </property>
   <property name="text">
    <string>3rd Row</string>
   </property>
  </widget>
  <widget class="QPushButton" name="pushButton_2ndRow">
   <property name="geometry">
    <rect>
     <x>920</x>
     <y>230</y>
     <width>121</width>
     <height>61</height>
    </rect>
   </property>
   <property name="styleSheet">
    <string notr="true">QPushButton{
    color: rgb(255, 255, 255);
    font: 700 20pt &quot;Segoe UI&quot;;
    background-color: rgb(0, 0, 0);
    border: 2px solid white;
    border-radius: 5px;
}

QPushButton:hover{
    
	background-color: rgb(135, 49, 255);
}

QPushButton:pressed{
	
	background-color: rgb(255, 0, 4);
}</string>
   </property>
   <property name="text">
    <string>2nd Row</string>
   </property>
  </widget>
  <widget class="QPushButton" name="pushButton_1stRow">
   <property name="geometry">
    <rect>
     <x>920</x>
     <y>290</y>
     <width>121</width>
     <height>61</height>
    </rect>
   </property>
   <property name="styleSheet">
    <string notr="true">QPushButton{
    color: rgb(255, 255, 255);
    font: 700 20pt &quot;Segoe UI&quot;;
    background-color: rgb(0, 0, 0);
    border: 2px solid white;
    border-radius: 5px;
}

QPushButton:hover{
    
	background-color: rgb(135, 49, 255);
}

QPushButton:pressed{
	
	background-color: rgb(255, 0, 4);
}</string>
   </property>
   <property name="text">
    <string>1st Row</string>
   </property>
  </widget>
  <widget class="QLabel" name="BettedNumberText">
   <property name="geometry">
    <rect>
     <x>0</x>
     <y>70</y>
     <width>181</width>
     <height>61</height>
    </rect>
   </property>
   <property name="styleSheet">
    <string notr="true">color: rgb(255, 255, 255);
font: 700 15pt &quot;Segoe UI&quot;;
background-color: rgb(30, 90, 90);</string>
   </property>
   <property name="text">
    <string>Betted Number :</string>
   </property>
   <property name="alignment">
    <set>Qt::AlignCenter</set>
   </property>
  </widget>
  <widget class="QLineEdit" name="BettedNumber">
   <property name="geometry">
    <rect>
     <x>180</x>
     <y>70</y>
     <width>171</width>
     <height>61</height>
    </rect>
   </property>
   <property name="styleSheet">
    <string notr="true">color: rgb(255, 255, 255);
font: 700 15pt &quot;Segoe UI&quot;;
background-color: rgb(30, 90, 90);</string>
   </property>
  </widget>
  <widget class="QLabel" name="BettedAmount">
   <property name="geometry">
    <rect>
     <x>480</x>
     <y>490</y>
     <width>141</width>
     <height>61</height>
    </rect>
   </property>
   <property name="styleSheet">
    <string notr="true">color: rgb(255, 255, 255);
font: 700 15pt &quot;Segoe UI&quot;;
background-color: rgb(30, 90, 90);</string>
   </property>
   <property name="text">
    <string>10</string>
   </property>
   <property name="alignment">
    <set>Qt::AlignCenter</set>
   </property>
  </widget>
  <widget class="QPushButton" name="pushButtonSubstract">
   <property name="geometry">
    <rect>
     <x>389</x>
     <y>490</y>
     <width>71</width>
     <height>61</height>
    </rect>
   </property>
   <property name="styleSheet">
    <string notr="true">/* Default QPushButton style */
QPushButton {
    color: rgb(255, 255, 255);
    font: 700 30pt &quot;Segoe UI&quot;;
    background-color: rgb(39, 62, 97);
    border: 2px solid white;
    border-radius: 5px;
}

/* Style for QPushButton when hovered */
QPushButton:hover {
    background-color: rgb(55, 78, 113); /* Slightly lighter color on hover */
}

/* Style for QPushButton when pressed */
QPushButton:pressed {
    background-color: rgb(20, 42, 77); /* Darker color when pressed */
}
</string>
   </property>
   <property name="text">
    <string>-</string>
   </property>
  </widget>
  <widget class="QPushButton" name="pushButtonAdd">
   <property name="geometry">
    <rect>
     <x>640</x>
     <y>490</y>
     <width>80</width>
     <height>61</height>
    </rect>
   </property>
   <property name="styleSheet">
    <string notr="true">/* Default QPushButton style */
QPushButton {
    color: rgb(255, 255, 255);
    font: 700 30pt &quot;Segoe UI&quot;;
    background-color: rgb(39, 62, 97);
    border: 2px solid white;
    border-radius: 5px;
}

/* Style for QPushButton when hovered */
QPushButton:hover {
    background-color: rgb(55, 78, 113); /* Slightly lighter color on hover */
}

/* Style for QPushButton when pressed */
QPushButton:pressed {
    background-color: rgb(20, 42, 77); /* Darker color when pressed */
}
</string>
   </property>
   <property name="text">
    <string>+</string>
   </property>
  </widget>
  <widget class="QPushButton" name="pushButtonLoadCoins">
   <property name="geometry">
    <rect>
     <x>910</x>
     <y>0</y>
     <width>141</width>
     <height>61</height>
    </rect>
   </property>
   <property name="styleSheet">
    <string notr="true">/* Default QPushButton style */
QPushButton {
    color: rgb(255, 255, 255);
    font: 700 15pt &quot;Segoe UI&quot;;
    background-color: rgb(20, 57, 102);
    border: 2px solid white;
    border-radius: 5px;
}

/* Style for QPushButton when hovered */
QPushButton:hover {
    background-color: rgb(35, 82, 127); /* Slightly lighter color on hover */
}

/* Style for QPushButton when pressed */
QPushButton:pressed {
    background-color: rgb(10, 32, 57); /* Darker color when pressed */
}
</string>
   </property>
   <property name="text">
    <string>Load Coins</string>
   </property>
  </widget>
 </widget>
 <resources/>
 <connections/>
</ui>
